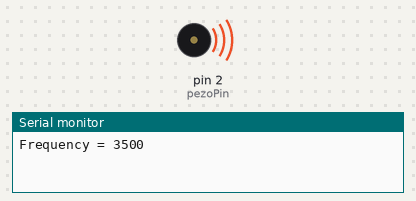
Recording of a sketch running on a simulated Arduino Uno, built with avr-gcc and run on an emulated ATmega328P. On the bench: buzzer (waves = sounding), the last lines printed to the serial monitor.

Above: at 0.1 s.
At 3.1 s:
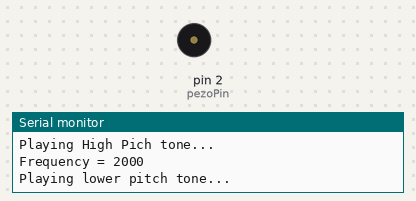
Timing chart, 0 to 4.6 s (numbered marks = the images above):
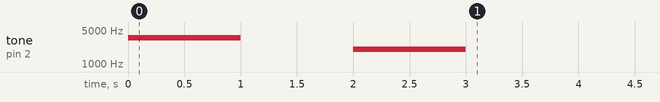

The sketch:

_5FunctionWithParameters.ino
```cpp
const int pezoPin =2;
void pezoTone(int pitchInHertz) {
  Serial.print("Frequency = ");
  Serial.println(pitchInHertz);
  tone(pezoPin,pitchInHertz,1000);
  delay(1000);
}
void setup() {
  Serial.begin(9600);
  pezoTone(3500);
  Serial.println("Playing High Pich tone...");
  delay(1000);
  pezoTone(2000);
  Serial.println("Playing lower pitch tone...");
}
void loop() {
}
```
